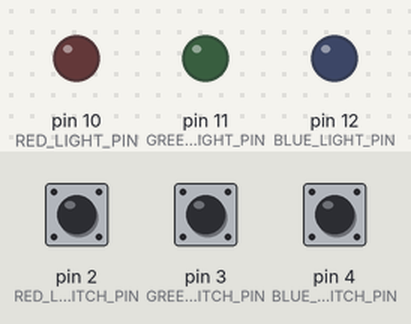
This sketch was run on a simulated Arduino Uno, built with avr-gcc and run on an emulated ATmega328P. Parts: output pins drawn as LEDs (lit = HIGH). Inputs (shaded band) come from the test bench; at power-on: pin 2 (RED_LIGHT_SWITCH_PIN) LOW, pin 3 (GREEN_LIGHT_SWITCH_PIN) LOW, pin 4 (BLUE_LIGHT_SWITCH_PIN) LOW.

Above: at 1.2 s.
1.3 s: pin 2 (RED_LIGHT_SWITCH_PIN) pulled HIGH for 0.15 s
At 2.1 s:
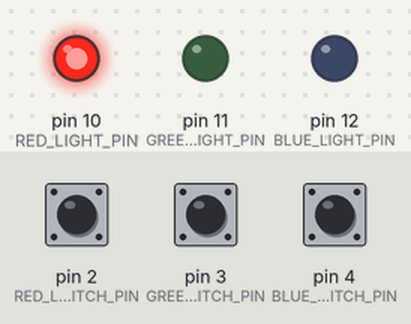
4.4 s: pin 3 (GREEN_LIGHT_SWITCH_PIN) pulled HIGH for 0.15 s
At 4.8 s:
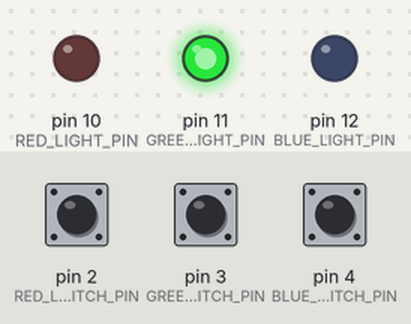
6.9 s: pin 4 (BLUE_LIGHT_SWITCH_PIN) pulled HIGH for 3.2 s
At 7.6 s:
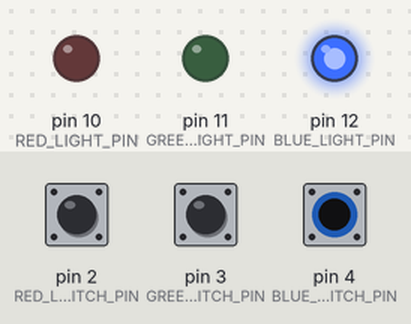
13.1 s: pin 4 (BLUE_LIGHT_SWITCH_PIN) pulled HIGH for 0.15 s
At 14.9 s:
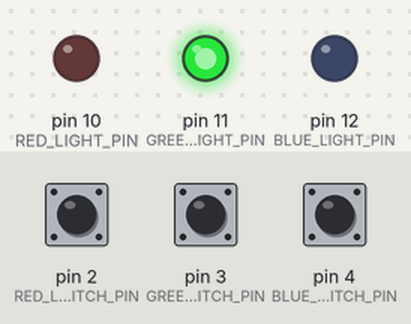
16.2 s: pin 4 (BLUE_LIGHT_SWITCH_PIN) pulled HIGH for 1 s
At 20.5 s:
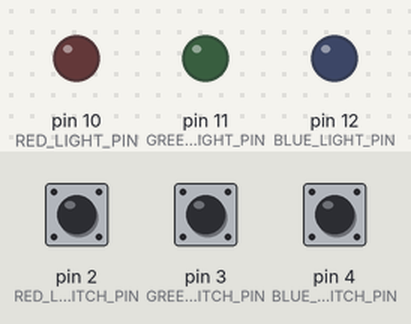
Timing chart, 0 to 21.2 s (numbered marks = the images above; inputs shaded):
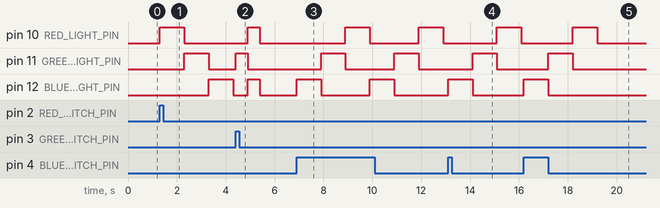

The sketch:

Day5.ino
```cpp
//#include "Arduino.h"

//#define CABIN_LIGHT_PIN 12
//#define CABIN_LIGHT_SWITCH_PIN 2
const byte RED_LIGHT_PIN = 10;
const byte GREEN_LIGHT_PIN = 11;
const byte BLUE_LIGHT_PIN = 12;

const byte RED_LIGHT_SWITCH_PIN = 2;
const byte GREEN_LIGHT_SWITCH_PIN = 3;
const byte BLUE_LIGHT_SWITCH_PIN = 4;


void setup() {
  // Set Cabin Light Pin as an Output pin
  pinMode(RED_LIGHT_PIN, OUTPUT);
  pinMode(GREEN_LIGHT_PIN, OUTPUT);
  pinMode(BLUE_LIGHT_PIN, OUTPUT);

  pinMode(RED_LIGHT_SWITCH_PIN, INPUT);
  pinMode(GREEN_LIGHT_SWITCH_PIN, INPUT);
  pinMode(BLUE_LIGHT_SWITCH_PIN, INPUT);
}

void loop() {
  if(digitalRead(RED_LIGHT_SWITCH_PIN) == HIGH)
  {
    digitalWrite(BLUE_LIGHT_PIN, LOW);
    digitalWrite(RED_LIGHT_PIN, HIGH);
    delay(1000);
    digitalWrite(RED_LIGHT_PIN, LOW);
    digitalWrite(GREEN_LIGHT_PIN, HIGH);
    delay(1000);
    digitalWrite(GREEN_LIGHT_PIN, LOW);
    digitalWrite(BLUE_LIGHT_PIN, HIGH);
    delay(1000);

  }
  else
  {
    digitalWrite(RED_LIGHT_PIN, LOW);
    digitalWrite(GREEN_LIGHT_PIN, LOW);
    digitalWrite(BLUE_LIGHT_PIN, LOW);
  }

  if(digitalRead(GREEN_LIGHT_SWITCH_PIN) == HIGH)
  {
    digitalWrite(RED_LIGHT_PIN, LOW);
    digitalWrite(BLUE_LIGHT_PIN, LOW);
    digitalWrite(GREEN_LIGHT_PIN, HIGH);
    delay(500);
    digitalWrite(RED_LIGHT_PIN, HIGH);
    digitalWrite(BLUE_LIGHT_PIN, HIGH);
    digitalWrite(GREEN_LIGHT_PIN, LOW);
    delay(500);
  }
  else
  {
    digitalWrite(GREEN_LIGHT_PIN, LOW);
    digitalWrite(RED_LIGHT_PIN, LOW);
    digitalWrite(BLUE_LIGHT_PIN, LOW);
  }

  if(digitalRead(BLUE_LIGHT_SWITCH_PIN) == HIGH)
  {
    digitalWrite(RED_LIGHT_PIN, LOW);
    digitalWrite(BLUE_LIGHT_PIN, HIGH);
    delay(1000);
    digitalWrite(BLUE_LIGHT_PIN, LOW);
    digitalWrite(GREEN_LIGHT_PIN, HIGH);
    delay(1000);
    digitalWrite(GREEN_LIGHT_PIN, LOW);
    digitalWrite(RED_LIGHT_PIN, HIGH);
    delay(1000);
  }
  else
  {
    digitalWrite(RED_LIGHT_PIN, LOW);
    digitalWrite(GREEN_LIGHT_PIN, LOW);
    digitalWrite(BLUE_LIGHT_PIN, LOW);
  }
}
```

Measured:
- after the input at 1.3 s, pin 10 (RED_LIGHT_PIN): LOW → HIGH at once, → LOW 1.0 s later; pin 11 (GREEN_LIGHT_PIN): LOW → HIGH after 1.0 s, → LOW 1.0 s later; pin 12 (BLUE_LIGHT_PIN): LOW → HIGH after 2.0 s, → LOW 1.0 s later
- after the input at 4.4 s, pin 10 (RED_LIGHT_PIN), pin 12 (BLUE_LIGHT_PIN): LOW → HIGH after 0.50 s, → LOW 0.50 s later; pin 11 (GREEN_LIGHT_PIN): LOW → HIGH at once, → LOW 0.50 s later
- after the input at 6.9 s, pin 10 (RED_LIGHT_PIN): alternates HIGH for 1.0 s and LOW for 2.0 s, starting after 2.0 s; pin 11 (GREEN_LIGHT_PIN): alternates HIGH for 1.0 s and LOW for 2.0 s, starting after 1.0 s; pin 12 (BLUE_LIGHT_PIN): alternates HIGH for 1.0 s and LOW for 2.0 s, starting at once
- after the input at 13.1 s, pin 10 (RED_LIGHT_PIN): LOW → HIGH after 2.0 s, → LOW 1.0 s later; pin 11 (GREEN_LIGHT_PIN): LOW → HIGH after 1.0 s, → LOW 1.0 s later; pin 12 (BLUE_LIGHT_PIN): LOW → HIGH at once, → LOW 1.0 s later
- after the input at 16.2 s, pin 10 (RED_LIGHT_PIN): LOW → HIGH after 2.0 s, → LOW 1.0 s later; pin 11 (GREEN_LIGHT_PIN): LOW → HIGH after 1.0 s, → LOW 1.0 s later; pin 12 (BLUE_LIGHT_PIN): LOW → HIGH at once, → LOW 1.0 s later
